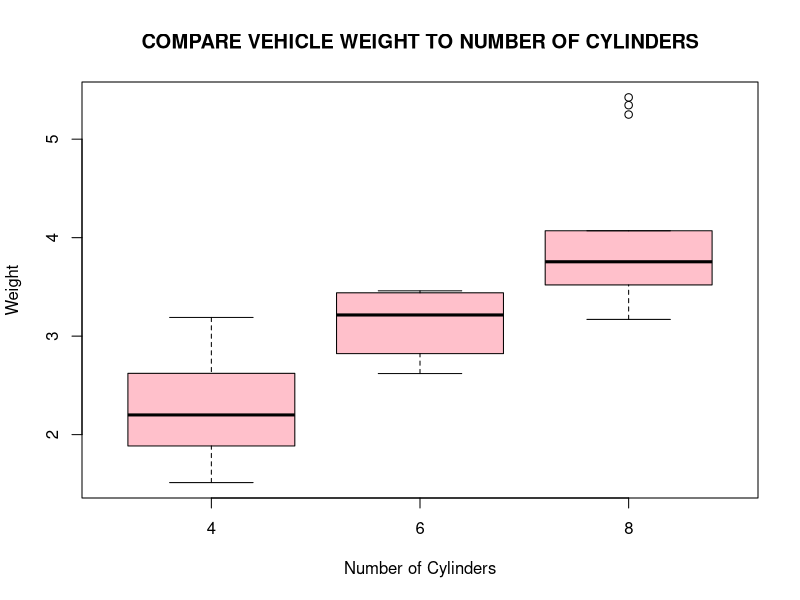
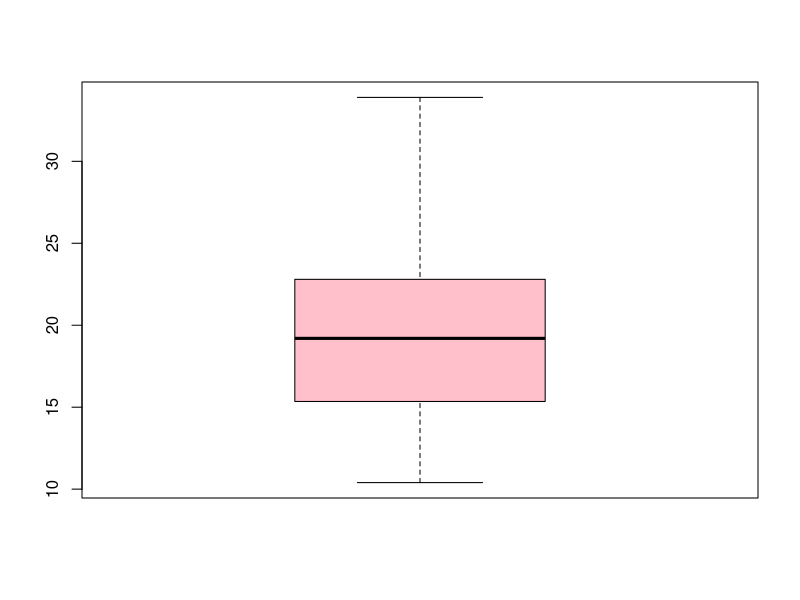
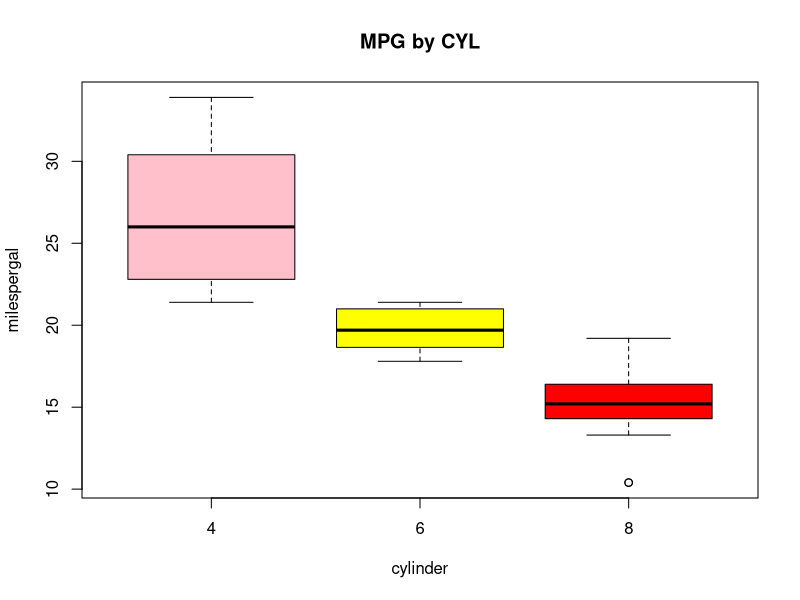

These charts were generated, in order, by the following R code:
# 
#
# 
# 5, 7, 3, 10, 1
x <- c(5,7,3,10,1)
x[4] <- c(17)
x[c(1,3)] <- c(4)

# 5, 7, 3, 10, 1, 7, 19 ,5, 2
y <- c(5,7,3,10,1,7,19,5,2)

#  <- c(2,3,4,6,6) and q <- c(7,2,4,3,2
p <- c(2,3,4,6,6) 
q <- c(7,2,4,3,2)
p+q
sum(p+q)

# x <- c(-50,-51,-52,-53,-54,-53,-52,-51,-50)
#rewritten as:
x <- c(-50:-54,-53:-50)

# 1, 2, 3, 7, 6, 8, 3,12, 0, 17
# sort in descending order
x <- c(1, 2, 3, 7, 6, 8, 3,12, 0, 17)
x <- sort(x,decreasing=TRUE)
mean(x)

z <- "PSTAT 10 HW 1 Question 3"
print.noquote(z)

#2.25, 2.50, 2.75, 3.0
seq(from=2.25,to=3,by=0.25)

rep(1:4, each=3, length=10)

#sum of the numbers 10 through 50 and 75
#through 100. The answer is 3505.
sum(10:50, 75:100)

#1 2 3 4 5 6 and a vector y with elements 10 20 30 40 50 60
x <- c(1,2,3,4,5,6)
y <- c(10,20,30,40,50,60)
x+y

z<- c(1.0,2.0,4.6,5.5)

A <- c("PSTAT 10")
B <- c("HOMEWORK 1, Q9")
paste(A,B)

###############

HEC <- c(32, 11, 10, 3, 53, 50, 25, 15, 3, 30, 5, 8)
rnames <- c("Black Hair", "Brown Hair", "Blond Hair")
cnames <- c("Brown Eyes", "Blue Eyes", "Hazel Eyes", "Green Eyes")
HairEyeColor <- matrix(HEC, nrow=3, ncol=4, byrow=TRUE,
                       dimnames=list(rnames, cnames) )


HairEyeColor1 <- HairEyeColor
rm(HairEyeColor)


######
data("mtcars")

#Miles/(US) gallon versus Rear axle ratio using the plot()function. On which axis is mpg plotted?
# ?mtcars
# mpg vs drat 

#review
boxplot(wt~cyl, data=mtcars,
        main=toupper("compare Vehicle Weight to number of cylinders"),
        xlab= "Number of Cylinders", ylab="Weight",col="pink")

#boxplot mpg, colors, heading, no scientific notation
boxplot(mtcars$mpg,
        col="pink")

boxplot(mpg~cyl, data=mtcars,
        main="MPG by CYL",
        xlab="cylinder",
        ylab="milespergal",
        col=c("pink","yellow","red"))




#####
#77, 44, 33 and another vector containing elements Hamilton, Bottas,
#Verstappen

x <- c(77,44,33)
y <- c("Hamilton","Bottas","Verstappen")
z <- list(x,y)

z[[1]] <- append(z[[1]],11)
z[[2]] <- append(z[[2]],"Perez")

substr(z[[1]], 1, 1)[1:3]

string <- "my string"
substr(string,1,2)


# Create a 4X4 matrix containing elements 16 through 31. Fill the matrix by row.
z <- matrix(seq(from=16,to=31),nrow=4,ncol=4,byrow=TRUE,
            dimnames=list(c("C1","C2","C3","C4"),c("R1","R2","R3","R4")))
#3rd element, 2nd row
z[2,3]

###demo
x <- seq(from=1, to=20)
z <- matrix(x,4)  #generate 4 rows with vector x
z <- matrix(x,4,3)  #4 row,3 col
colnames(z) <- c("x", "y", "z") ;
rownames(z) <- c("a", "b", "c", "d") ;

### demo 4/5
aaa <- c(2,3,4,6) # create vector
bbb <- c(5,6,10,12,45) # create vector
new.array <- array(c(aaa,bbb),dim = c(3,3,2))
print(new.array)

#### Generate an array of two 3X4 matrices from a vector containing
# the elements 1 through 20. Fill by column.

x <- seq(from=1, to=20)
z <- array(x,dim=c(3,4,2))

#alternae way (from homework solutions):
arr1 <- array(1:20, dim = c(3,4,2),
              dimnames = list(c("Row1","Row2","Row3"),
                              c("Col1","Col2","Col3","Col4"),
                              c("Matrix 1","Matrix 2")))

z <- array(1:20, dim = c(3,4,2),
           dimnames = list(c("Row1", "Row2", "Row3"),
                           c("Col1", "Col2", "Col3","Col4"),
                           c("Matrix 1", "Matrix2")))

#sum columns from array (both matrices)
apply(z,2,sum)
#mean of matrices
# NOT rows/columns (1,2)
# so we use option "3"
apply(z,3,mean)



###############
# <55
# TOLB PLACEBO
#   8     5     deaths
#  98   115     survivors
#
#
#age >= 55
#  22    16
#  76    69

rnames=c("deaths","surv")
cnames=c("tolb","plcb")

d <- c(8,5,98,115,22,16,76,69)
e <- array(d,dim=c(2,2,2))

colnames(e) <- cnames
rownames(e) <- rnames

dimnames(e)[[1]] <- cnames
dimnames(e)[[2]] <- rnames
dimnames(e)[[3]] <- c("Age<55","Age>=55")

#total deaths/survivors
apply(e,2,sum)
#total treatments
apply(e,1,sum)

#combined
z <- e[,,1]+e[,,2]
#correct way
z <- apply(e,c(1,2),sum)


